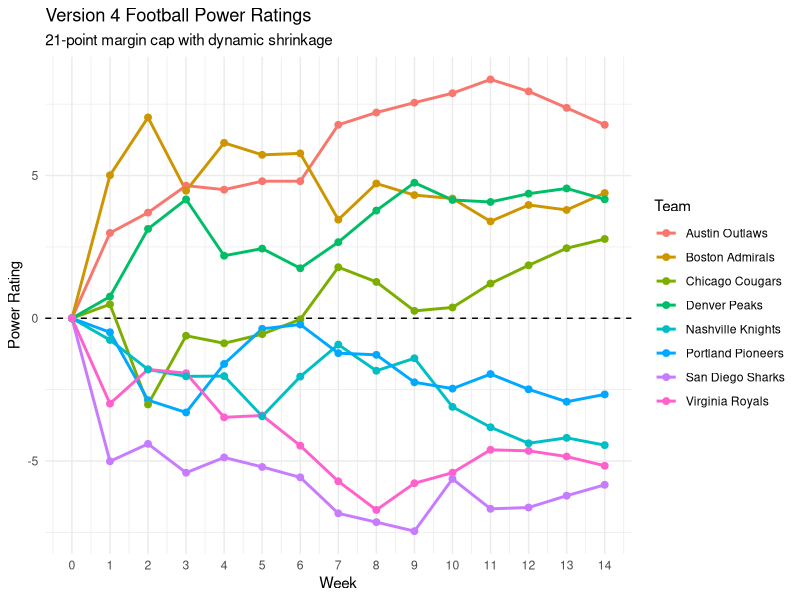
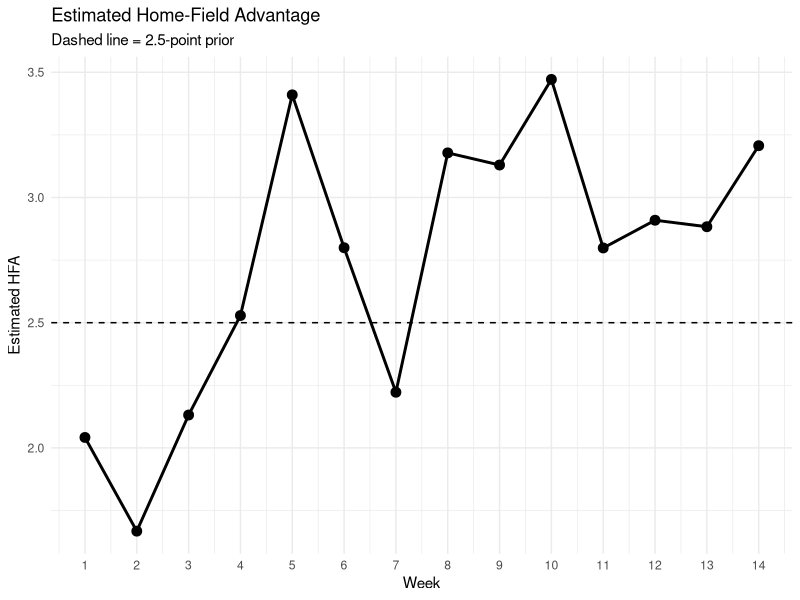
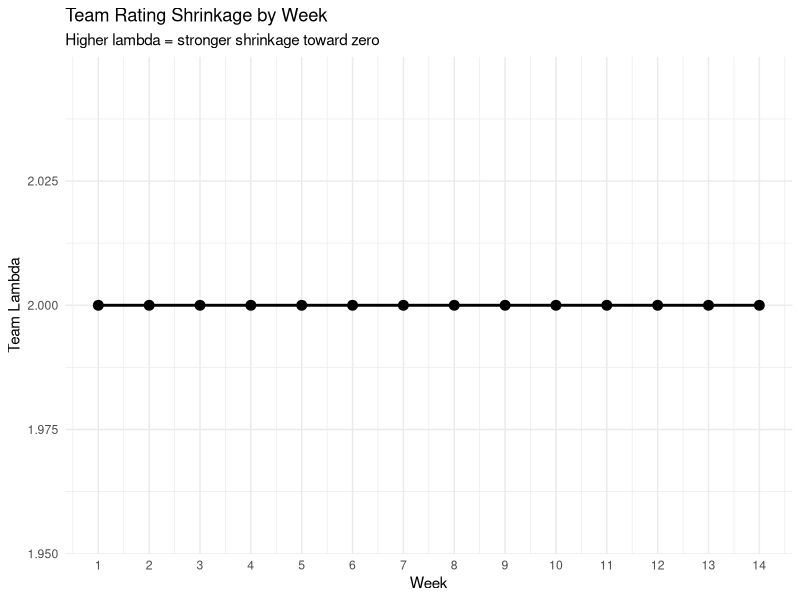
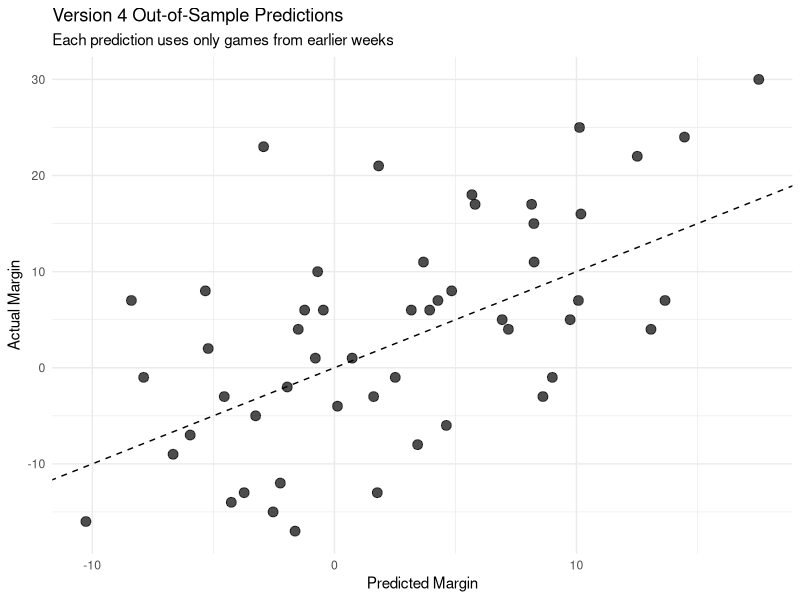
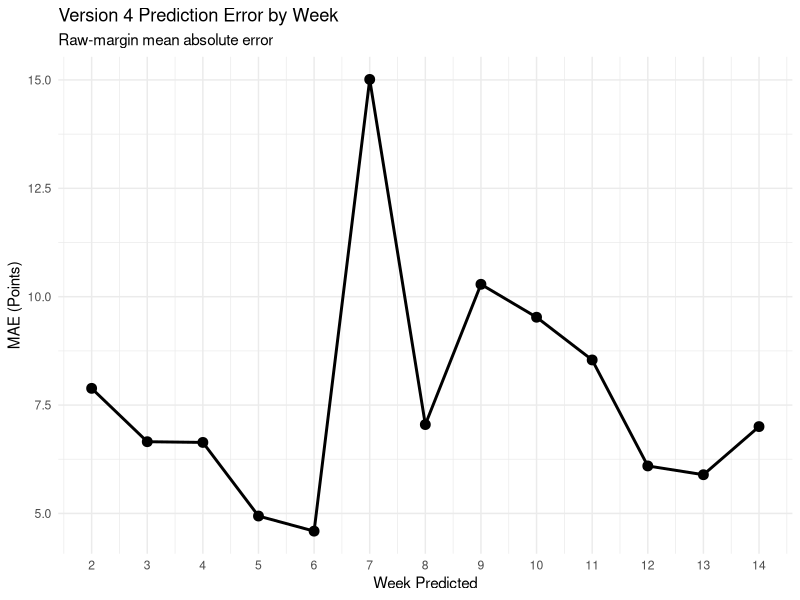
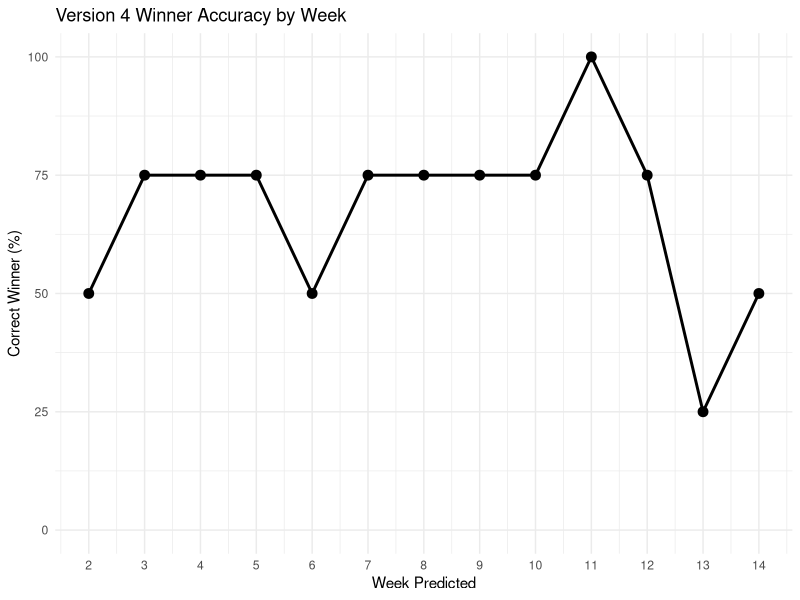

R code for these plots, in order:
# ============================================================
# FOOTBALL POWER RATINGS - VERSION 4
# ============================================================
#
# VERSION 4:
#
# 1. Every team begins at 0.
# 2. No preseason team rankings.
# 3. Scoring margin capped at +/- 21.
# 4. Opponent-adjusted team ratings.
# 5. Home-field advantage included.
# 6. Walk-forward / out-of-sample testing.
# 7. Stronger team shrinkage early in season.
# 8. Team ratings shrink toward 0.
# 9. HFA shrinks toward a prior of 2.5 points.
# 10. Shrinkage becomes weaker as more games are played.
#
#
# Model:
#
# Capped Margin =
#     HFA
#     + Home Team Rating
#     - Away Team Rating
#     + Error
#
#
# Team prior:
#
#     Rating = 0
#
# HFA prior:
#
#     HFA = 2.5
#
# ============================================================



# ============================================================
# 1. LOAD PACKAGE
# ============================================================

# Install once if necessary:
# install.packages("ggplot2")

library(ggplot2)



# ============================================================
# 2. LOAD DATA
# ============================================================

games <- read.csv(
  "football_power_ratings_games.csv",
  stringsAsFactors = FALSE
)


# Inspect data
head(games)

str(games)

dim(games)



# ============================================================
# 3. CREATE BASIC VARIABLES
# ============================================================

# Raw scoring margin from home-team perspective

games$margin <-
  games$home_score -
  games$away_score


# Version 4 scoring margin:
# cap all margins at +/- 21

games$capped_margin <- pmax(
  pmin(
    games$margin,
    21
  ),
  -21
)


# List of all teams

teams <- sort(
  unique(
    c(
      games$home_team,
      games$away_team
    )
  )
)


# Number of weeks

max_week <- max(
  games$week
)


cat(
  "\nTeams:",
  length(teams),
  "\n"
)

cat(
  "Games:",
  nrow(games),
  "\n"
)

cat(
  "Weeks:",
  max_week,
  "\n"
)



# ============================================================
# 4. DYNAMIC SHRINKAGE FUNCTION
# ============================================================

# Early in the season we have very little information.
#
# Therefore:
#
# Team ratings get pulled more strongly toward 0.
#
# HFA gets pulled more strongly toward 2.5.
#
# As teams play more games, shrinkage becomes weaker.


get_shrinkage <- function(
    data,
    league_teams
) {
  
  
  # ----------------------------------------------------------
  # Average games played per team
  # ----------------------------------------------------------
  
  avg_games_played <-
    
    (2 * nrow(data)) /
    
    length(league_teams)
  
  
  
  # ----------------------------------------------------------
  # Determine shrinkage strength
  # ----------------------------------------------------------
  
  if (
    avg_games_played <= 2
  ) {
    
    # Very early season
    
    team_lambda <- 2
    
    hfa_lambda <- 10
    
    
  } else if (
    avg_games_played <= 4
  ) {
    
    # Early season
    
    team_lambda <- 2
    
    hfa_lambda <- 8
    
    
  } else if (
    avg_games_played <= 6
  ) {
    
    # Middle of first half
    
    team_lambda <- 2
    
    hfa_lambda <- 5
    
    
  } else {
    
    # Enough information available
    
    team_lambda <- 2
    
    hfa_lambda <- 2
    
  }
  
  
  
  return(
    
    list(
      
      team_lambda =
        team_lambda,
      
      hfa_lambda =
        hfa_lambda,
      
      avg_games_played =
        avg_games_played
      
    )
    
  )
  
}



# ============================================================
# 5. POWER RATING FUNCTION
# ============================================================

fit_power_ratings <- function(
    data,
    league_teams,
    team_lambda = 2,
    hfa_lambda = 2,
    hfa_prior = 2.5,
    margin_cap = 21
) {
  
  
  # ----------------------------------------------------------
  # Number of games / teams
  # ----------------------------------------------------------
  
  n_games <-
    nrow(data)
  
  
  n_teams <-
    length(league_teams)
  
  
  
  # ----------------------------------------------------------
  # RAW SCORING MARGIN
  # ----------------------------------------------------------
  
  margin <-
    
    data$home_score -
    
    data$away_score
  
  
  
  # ----------------------------------------------------------
  # CAP SCORING MARGIN
  # ----------------------------------------------------------
  
  y <- pmax(
    
    pmin(
      margin,
      margin_cap
    ),
    
    -margin_cap
    
  )
  
  
  
  # ----------------------------------------------------------
  # DESIGN MATRIX
  # ----------------------------------------------------------
  
  X <- matrix(
    
    0,
    
    nrow =
      n_games,
    
    ncol =
      n_teams + 1
    
  )
  
  
  
  colnames(X) <- c(
    
    "HFA",
    
    league_teams
    
  )
  
  
  
  # Every game receives HFA
  
  X[, "HFA"] <- 1
  
  
  
  # ----------------------------------------------------------
  # TEAM EFFECTS
  # ----------------------------------------------------------
  #
  # Home team = +1
  #
  # Away team = -1
  #
  # Other teams = 0
  # ----------------------------------------------------------
  
  for (
    i in seq_len(n_games)
  ) {
    
    
    home <-
      data$home_team[i]
    
    
    away <-
      data$away_team[i]
    
    
    
    X[
      i,
      home
    ] <- 1
    
    
    X[
      i,
      away
    ] <- -1
    
  }
  
  
  
  # ==========================================================
  # RIDGE PENALTY
  # ==========================================================
  #
  # Team ratings:
  #
  #     shrink toward 0
  #
  #
  # HFA:
  #
  #     shrink toward 2.5
  #
  #
  # Larger lambda =
  # stronger belief in prior.
  # ==========================================================
  
  
  penalty <- diag(
    
    c(
      
      hfa_lambda,
      
      rep(
        team_lambda,
        n_teams
      )
      
    )
    
  )
  
  
  
  # ==========================================================
  # PRIOR TARGETS
  # ==========================================================
  #
  # First coefficient = HFA
  #
  # Remaining coefficients = team ratings
  #
  #
  # HFA prior:
  #
  #     2.5
  #
  #
  # Team priors:
  #
  #     0
  # ==========================================================
  
  prior_target <- c(
    
    hfa_prior,
    
    rep(
      0,
      n_teams
    )
    
  )
  
  
  
  # ==========================================================
  # ESTIMATE COEFFICIENTS
  # ==========================================================
  #
  # Penalized regression with non-zero HFA prior.
  #
  #
  # beta =
  #
  # (X'X + P)^(-1)
  #
  # [X'y + P * prior]
  #
  # ==========================================================
  
  
  beta_matrix <- solve(
    
    crossprod(X) +
      penalty,
    
    crossprod(
      X,
      y
    ) +
      
      penalty %*%
      prior_target
    
  )
  
  
  
  # Convert matrix to vector
  
  beta <- as.numeric(
    beta_matrix
  )
  
  
  names(beta) <-
    colnames(X)
  
  
  
  # ----------------------------------------------------------
  # HFA
  # ----------------------------------------------------------
  
  hfa <-
    beta["HFA"]
  
  
  
  # ----------------------------------------------------------
  # TEAM RATINGS
  # ----------------------------------------------------------
  
  ratings <-
    beta[
      league_teams
    ]
  
  
  
  # Center ratings so league average = 0
  
  ratings <-
    
    ratings -
    
    mean(ratings)
  
  
  
  # ----------------------------------------------------------
  # GAMES PLAYED
  # ----------------------------------------------------------
  
  games_played <- sapply(
    
    league_teams,
    
    function(team) {
      
      sum(
        
        data$home_team == team |
          
          data$away_team == team
        
      )
      
    }
    
  )
  
  
  
  # ----------------------------------------------------------
  # CREATE RATING TABLE
  # ----------------------------------------------------------
  
  rating_table <- data.frame(
    
    team =
      league_teams,
    
    rating =
      as.numeric(ratings),
    
    games_played =
      as.numeric(games_played),
    
    stringsAsFactors =
      FALSE
    
  )
  
  
  
  # Rank teams
  
  rating_table$rank <- rank(
    
    -rating_table$rating,
    
    ties.method =
      "min"
    
  )
  
  
  
  # Sort best to worst
  
  rating_table <- rating_table[
    
    order(
      rating_table$rank
    ),
    
  ]
  
  
  rownames(
    rating_table
  ) <- NULL
  
  
  
  # ----------------------------------------------------------
  # RETURN MODEL
  # ----------------------------------------------------------
  
  return(
    
    list(
      
      ratings =
        rating_table,
      
      home_field =
        as.numeric(hfa),
      
      team_lambda =
        team_lambda,
      
      hfa_lambda =
        hfa_lambda,
      
      hfa_prior =
        hfa_prior,
      
      coefficients =
        beta
      
    )
    
  )
  
}



# ============================================================
# 6. WEEK ZERO
# ============================================================

# Before the season:
#
# Every team = 0.
#
# No preseason ranking.

week_zero <- data.frame(
  
  team =
    teams,
  
  rating =
    0,
  
  games_played =
    0,
  
  rank =
    NA,
  
  week =
    0,
  
  home_field =
    2.5,
  
  team_lambda =
    NA,
  
  hfa_lambda =
    NA,
  
  stringsAsFactors =
    FALSE
  
)


print(
  week_zero
)



# ============================================================
# 7. WEEK-BY-WEEK RATINGS
# ============================================================

weekly_rating_list <-
  list()


weekly_rating_list[[1]] <-
  week_zero



for (
  w in 1:max_week
) {
  
  
  # ----------------------------------------------------------
  # Use all games through this week
  # ----------------------------------------------------------
  
  training_games <- games[
    
    games$week <= w,
    
  ]
  
  
  
  # ----------------------------------------------------------
  # Determine shrinkage
  # ----------------------------------------------------------
  
  shrinkage <- get_shrinkage(
    
    data =
      training_games,
    
    league_teams =
      teams
    
  )
  
  
  
  # ----------------------------------------------------------
  # Fit model
  # ----------------------------------------------------------
  
  current_model <- fit_power_ratings(
    
    data =
      training_games,
    
    league_teams =
      teams,
    
    team_lambda =
      shrinkage$team_lambda,
    
    hfa_lambda =
      shrinkage$hfa_lambda,
    
    hfa_prior =
      2.5,
    
    margin_cap =
      21
    
  )
  
  
  
  # ----------------------------------------------------------
  # Extract ratings
  # ----------------------------------------------------------
  
  current_ratings <-
    current_model$ratings
  
  
  
  current_ratings$week <-
    w
  
  
  current_ratings$home_field <-
    current_model$home_field
  
  
  current_ratings$team_lambda <-
    shrinkage$team_lambda
  
  
  current_ratings$hfa_lambda <-
    shrinkage$hfa_lambda
  
  
  
  weekly_rating_list[[w + 1]] <- current_ratings
  
}



# Combine weeks

weekly_ratings <- do.call(
  
  rbind,
  
  weekly_rating_list
  
)


rownames(
  weekly_ratings
) <- NULL



# ============================================================
# 8. WALK-FORWARD PREDICTION
# ============================================================
#
# Week 2 prediction:
#
#     train on Week 1
#
#
# Week 3 prediction:
#
#     train on Weeks 1-2
#
#
# Week 10 prediction:
#
#     train on Weeks 1-9
#
#
# Future games are NEVER included.
# ============================================================


prediction_list <-
  list()



for (
  target_week in 2:max_week
) {
  
  
  # ----------------------------------------------------------
  # TRAIN DATA
  # ----------------------------------------------------------
  
  training_games <- games[
    
    games$week < target_week,
    
  ]
  
  
  
  # ----------------------------------------------------------
  # TEST DATA
  # ----------------------------------------------------------
  
  test_games <- games[
    
    games$week == target_week,
    
  ]
  
  
  
  # ----------------------------------------------------------
  # DETERMINE SHRINKAGE
  # ----------------------------------------------------------
  
  shrinkage <- get_shrinkage(
    
    data =
      training_games,
    
    league_teams =
      teams
    
  )
  
  
  
  # ----------------------------------------------------------
  # FIT MODEL USING PAST GAMES ONLY
  # ----------------------------------------------------------
  
  model <- fit_power_ratings(
    
    data =
      training_games,
    
    league_teams =
      teams,
    
    team_lambda =
      shrinkage$team_lambda,
    
    hfa_lambda =
      shrinkage$hfa_lambda,
    
    hfa_prior =
      2.5,
    
    margin_cap =
      21
    
  )
  
  
  
  # ----------------------------------------------------------
  # CREATE RATING LOOKUP
  # ----------------------------------------------------------
  
  rating_lookup <-
    
    model$ratings$rating
  
  
  names(
    rating_lookup
  ) <-
    
    model$ratings$team
  
  
  
  # ----------------------------------------------------------
  # RATINGS ENTERING THE WEEK
  # ----------------------------------------------------------
  
  test_games$home_rating <-
    
    rating_lookup[
      test_games$home_team
    ]
  
  
  test_games$away_rating <-
    
    rating_lookup[
      test_games$away_team
    ]
  
  
  
  # ----------------------------------------------------------
  # MODEL INFORMATION
  # ----------------------------------------------------------
  
  test_games$estimated_hfa <-
    
    model$home_field
  
  
  test_games$team_lambda <-
    
    shrinkage$team_lambda
  
  
  test_games$hfa_lambda <-
    
    shrinkage$hfa_lambda
  
  
  test_games$avg_games_played <-
    
    shrinkage$avg_games_played
  
  
  
  # ----------------------------------------------------------
  # PREDICTED MARGIN
  # ----------------------------------------------------------
  
  test_games$predicted_margin <-
    
    test_games$home_rating -
    
    test_games$away_rating +
    
    test_games$estimated_hfa
  
  
  
  # ----------------------------------------------------------
  # ACTUAL RAW MARGIN
  # ----------------------------------------------------------
  
  test_games$actual_margin <-
    
    test_games$home_score -
    
    test_games$away_score
  
  
  
  # ----------------------------------------------------------
  # ACTUAL CAPPED MARGIN
  # ----------------------------------------------------------
  
  test_games$actual_capped_margin <- pmax(
    
    pmin(
      
      test_games$actual_margin,
      
      21
      
    ),
    
    -21
    
  )
  
  
  
  # ----------------------------------------------------------
  # RAW ERROR
  # ----------------------------------------------------------
  
  test_games$error_raw <-
    
    test_games$actual_margin -
    
    test_games$predicted_margin
  
  
  
  # ----------------------------------------------------------
  # CAPPED ERROR
  # ----------------------------------------------------------
  
  test_games$error_capped <-
    
    test_games$actual_capped_margin -
    
    test_games$predicted_margin
  
  
  
  # ----------------------------------------------------------
  # WINNER PREDICTION
  # ----------------------------------------------------------
  
  test_games$predicted_home_win <-
    
    test_games$predicted_margin > 0
  
  
  
  test_games$actual_home_win <-
    
    test_games$actual_margin > 0
  
  
  
  test_games$correct_winner <-
    
    test_games$predicted_home_win ==
    
    test_games$actual_home_win
  
  
  
  # ----------------------------------------------------------
  # STORE WEEK
  # ----------------------------------------------------------
  
  prediction_list[[as.character(target_week)]] <- test_games
  
}



# ============================================================
# 9. COMBINE WALK-FORWARD PREDICTIONS
# ============================================================

predictions <- do.call(
  
  rbind,
  
  prediction_list
  
)


rownames(
  predictions
) <- NULL



# ============================================================
# 10. VIEW PREDICTIONS
# ============================================================

cat(
  "\n========================================\n"
)

cat(
  "VERSION 4 OUT-OF-SAMPLE PREDICTIONS\n"
)

cat(
  "========================================\n\n"
)


print(
  
  predictions[
    ,
    c(
      "week",
      "home_team",
      "away_team",
      "home_rating",
      "away_rating",
      "estimated_hfa",
      "team_lambda",
      "hfa_lambda",
      "predicted_margin",
      "actual_margin",
      "correct_winner"
    )
  ]
  
)



# ============================================================
# 11. RAW RMSE
# ============================================================

raw_rmse <- sqrt(
  
  mean(
    predictions$error_raw^2
  )
  
)



# ============================================================
# 12. RAW MAE
# ============================================================

raw_mae <- mean(
  
  abs(
    predictions$error_raw
  )
  
)



# ============================================================
# 13. CAPPED RMSE
# ============================================================

capped_rmse <- sqrt(
  
  mean(
    predictions$error_capped^2
  )
  
)



# ============================================================
# 14. CAPPED MAE
# ============================================================

capped_mae <- mean(
  
  abs(
    predictions$error_capped
  )
  
)



# ============================================================
# 15. PREDICTION CORRELATION
# ============================================================

prediction_correlation <- cor(
  
  predictions$predicted_margin,
  
  predictions$actual_margin
  
)



# ============================================================
# 16. WINNER ACCURACY
# ============================================================

winner_accuracy <- mean(
  
  predictions$correct_winner
  
)



# ============================================================
# 17. PREDICTION BIAS
# ============================================================

# Positive:
#
# Home teams outperform model prediction.
#
# Negative:
#
# Home teams underperform model prediction.

prediction_bias <- mean(
  
  predictions$error_raw
  
)



# ============================================================
# 18. PRINT WALK-FORWARD RESULTS
# ============================================================

cat(
  "\n\n"
)

cat(
  "========================================\n"
)

cat(
  "VERSION 4 WALK-FORWARD RESULTS\n"
)

cat(
  "========================================\n\n"
)


cat(
  "Games Predicted:",
  nrow(predictions),
  "\n\n"
)


cat(
  "RAW MARGIN METRICS\n"
)

cat(
  "------------------\n"
)


cat(
  "RMSE:",
  round(
    raw_rmse,
    3
  ),
  "\n"
)


cat(
  "MAE:",
  round(
    raw_mae,
    3
  ),
  "\n"
)


cat(
  "Prediction Correlation:",
  round(
    prediction_correlation,
    3
  ),
  "\n"
)


cat(
  "Prediction Bias:",
  round(
    prediction_bias,
    3
  ),
  "\n\n"
)



cat(
  "CAPPED MARGIN METRICS\n"
)

cat(
  "---------------------\n"
)


cat(
  "RMSE:",
  round(
    capped_rmse,
    3
  ),
  "\n"
)


cat(
  "MAE:",
  round(
    capped_mae,
    3
  ),
  "\n\n"
)



cat(
  "WINNER ACCURACY\n"
)

cat(
  "---------------\n"
)


cat(
  round(
    winner_accuracy * 100,
    1
  ),
  "%\n"
)



# ============================================================
# 19. WEEK-BY-WEEK PERFORMANCE
# ============================================================

weekly_prediction_list <- lapply(
  
  split(
    predictions,
    predictions$week
  ),
  
  function(x) {
    
    
    data.frame(
      
      week =
        unique(x$week),
      
      games =
        nrow(x),
      
      avg_games_entering_week =
        unique(x$avg_games_played),
      
      team_lambda =
        unique(x$team_lambda),
      
      hfa_lambda =
        unique(x$hfa_lambda),
      
      estimated_hfa =
        unique(x$estimated_hfa),
      
      raw_MAE =
        mean(
          abs(x$error_raw)
        ),
      
      raw_RMSE =
        sqrt(
          mean(
            x$error_raw^2
          )
        ),
      
      capped_MAE =
        mean(
          abs(x$error_capped)
        ),
      
      capped_RMSE =
        sqrt(
          mean(
            x$error_capped^2
          )
        ),
      
      winner_accuracy =
        mean(
          x$correct_winner
        ),
      
      mean_error =
        mean(
          x$error_raw
        )
      
    )
    
  }
  
)



weekly_performance <- do.call(
  
  rbind,
  
  weekly_prediction_list
  
)


rownames(
  weekly_performance
) <- NULL



cat(
  "\n\n"
)

cat(
  "========================================\n"
)

cat(
  "VERSION 4 PERFORMANCE BY WEEK\n"
)

cat(
  "========================================\n\n"
)


print(
  weekly_performance
)



# ============================================================
# 20. FINAL MODEL
# ============================================================

final_shrinkage <- get_shrinkage(
  
  data =
    games,
  
  league_teams =
    teams
  
)



final_model <- fit_power_ratings(
  
  data =
    games,
  
  league_teams =
    teams,
  
  team_lambda =
    final_shrinkage$team_lambda,
  
  hfa_lambda =
    final_shrinkage$hfa_lambda,
  
  hfa_prior =
    2.5,
  
  margin_cap =
    21
  
)



final_ratings <-
  final_model$ratings



cat(
  "\n\n"
)

cat(
  "========================================\n"
)

cat(
  "FINAL VERSION 4 POWER RATINGS\n"
)

cat(
  "========================================\n\n"
)


print(
  final_ratings
)


cat(
  "\nFinal Estimated HFA:",
  round(
    final_model$home_field,
    2
  ),
  "points\n"
)



# ============================================================
# 21. HFA HISTORY
# ============================================================

hfa_history <- weekly_ratings[
  
  !duplicated(
    weekly_ratings$week
  ),
  
  c(
    "week",
    "home_field",
    "team_lambda",
    "hfa_lambda"
  )
  
]


print(
  hfa_history
)



# ============================================================
# 22. PLOT POWER RATINGS
# ============================================================

rating_plot <- ggplot(
  
  weekly_ratings,
  
  aes(
    x = week,
    y = rating,
    color = team
  )
  
) +
  
  geom_hline(
    
    yintercept = 0,
    
    linetype = "dashed"
    
  ) +
  
  geom_line(
    linewidth = 1
  ) +
  
  geom_point(
    size = 2
  ) +
  
  scale_x_continuous(
    breaks = 0:max_week
  ) +
  
  labs(
    
    title =
      "Version 4 Football Power Ratings",
    
    subtitle =
      "21-point margin cap with dynamic shrinkage",
    
    x =
      "Week",
    
    y =
      "Power Rating",
    
    color =
      "Team"
    
  ) +
  
  theme_minimal()


print(
  rating_plot
)



# ============================================================
# 23. PLOT HFA OVER TIME
# ============================================================

hfa_plot <- ggplot(
  
  hfa_history[
    hfa_history$week > 0,
  ],
  
  aes(
    x = week,
    y = home_field
  )
  
) +
  
  geom_hline(
    
    yintercept = 2.5,
    
    linetype = "dashed"
    
  ) +
  
  geom_line(
    linewidth = 1
  ) +
  
  geom_point(
    size = 3
  ) +
  
  scale_x_continuous(
    breaks = 1:max_week
  ) +
  
  labs(
    
    title =
      "Estimated Home-Field Advantage",
    
    subtitle =
      "Dashed line = 2.5-point prior",
    
    x =
      "Week",
    
    y =
      "Estimated HFA"
    
  ) +
  
  theme_minimal()


print(
  hfa_plot
)



# ============================================================
# 24. PLOT TEAM LAMBDA
# ============================================================

lambda_plot <- ggplot(
  
  hfa_history[
    hfa_history$week > 0,
  ],
  
  aes(
    x = week,
    y = team_lambda
  )
  
) +
  
  geom_step(
    linewidth = 1
  ) +
  
  geom_point(
    size = 3
  ) +
  
  scale_x_continuous(
    breaks = 1:max_week
  ) +
  
  labs(
    
    title =
      "Team Rating Shrinkage by Week",
    
    subtitle =
      "Higher lambda = stronger shrinkage toward zero",
    
    x =
      "Week",
    
    y =
      "Team Lambda"
    
  ) +
  
  theme_minimal()


print(
  lambda_plot
)



# ============================================================
# 25. PLOT PREDICTED VS ACTUAL
# ============================================================

prediction_plot <- ggplot(
  
  predictions,
  
  aes(
    x = predicted_margin,
    y = actual_margin
  )
  
) +
  
  geom_point(
    size = 3,
    alpha = 0.7
  ) +
  
  geom_abline(
    
    intercept = 0,
    
    slope = 1,
    
    linetype = "dashed"
    
  ) +
  
  labs(
    
    title =
      "Version 4 Out-of-Sample Predictions",
    
    subtitle =
      "Each prediction uses only games from earlier weeks",
    
    x =
      "Predicted Margin",
    
    y =
      "Actual Margin"
    
  ) +
  
  theme_minimal()


print(
  prediction_plot
)



# ============================================================
# 26. PLOT WEEKLY MAE
# ============================================================

weekly_error_plot <- ggplot(
  
  weekly_performance,
  
  aes(
    x = week,
    y = raw_MAE
  )
  
) +
  
  geom_line(
    linewidth = 1
  ) +
  
  geom_point(
    size = 3
  ) +
  
  scale_x_continuous(
    breaks = 2:max_week
  ) +
  
  labs(
    
    title =
      "Version 4 Prediction Error by Week",
    
    subtitle =
      "Raw-margin mean absolute error",
    
    x =
      "Week Predicted",
    
    y =
      "MAE (Points)"
    
  ) +
  
  theme_minimal()


print(
  weekly_error_plot
)



# ============================================================
# 27. PLOT WINNER ACCURACY
# ============================================================

weekly_accuracy_plot <- ggplot(
  
  weekly_performance,
  
  aes(
    x = week,
    y = winner_accuracy * 100
  )
  
) +
  
  geom_line(
    linewidth = 1
  ) +
  
  geom_point(
    size = 3
  ) +
  
  scale_x_continuous(
    breaks = 2:max_week
  ) +
  
  scale_y_continuous(
    limits = c(
      0,
      100
    )
  ) +
  
  labs(
    
    title =
      "Version 4 Winner Accuracy by Week",
    
    x =
      "Week Predicted",
    
    y =
      "Correct Winner (%)"
    
  ) +
  
  theme_minimal()


print(
  weekly_accuracy_plot
)



# ============================================================
# 28. BEST AND WORST PREDICTIONS
# ============================================================

predictions$absolute_error <-
  
  abs(
    predictions$error_raw
  )



# Best predictions

best_predictions <- predictions[
  
  order(
    predictions$absolute_error
  ),
  
]


cat(
  "\n\n"
)

cat(
  "========================================\n"
)

cat(
  "10 BEST VERSION 4 PREDICTIONS\n"
)

cat(
  "========================================\n\n"
)


print(
  
  head(
    
    best_predictions[
      ,
      c(
        "week",
        "home_team",
        "away_team",
        "predicted_margin",
        "actual_margin",
        "absolute_error"
      )
    ],
    
    10
    
  )
  
)



# Worst predictions

worst_predictions <- predictions[
  
  order(
    -predictions$absolute_error
  ),
  
]


cat(
  "\n\n"
)

cat(
  "========================================\n"
)

cat(
  "10 WORST VERSION 4 PREDICTIONS\n"
)

cat(
  "========================================\n\n"
)


print(
  
  head(
    
    worst_predictions[
      ,
      c(
        "week",
        "home_team",
        "away_team",
        "predicted_margin",
        "actual_margin",
        "absolute_error"
      )
    ],
    
    10
    
  )
  
)



# ============================================================
# 29. SAVE RESULTS
# ============================================================

write.csv(
  
  predictions,
  
  "version4_walk_forward_predictions.csv",
  
  row.names = FALSE
  
)


write.csv(
  
  weekly_performance,
  
  "version4_weekly_performance.csv",
  
  row.names = FALSE
  
)


write.csv(
  
  weekly_ratings,
  
  "version4_weekly_ratings.csv",
  
  row.names = FALSE
  
)


write.csv(
  
  final_ratings,
  
  "version4_final_power_ratings.csv",
  
  row.names = FALSE
  
)


write.csv(
  
  hfa_history,
  
  "version4_hfa_history.csv",
  
  row.names = FALSE
  
)



# ============================================================
# 30. FINAL SUMMARY
# ============================================================

cat(
  "\n\n"
)

cat(
  "========================================\n"
)

cat(
  "VERSION 4 FINAL SUMMARY\n"
)

cat(
  "========================================\n\n"
)


cat(
  "Margin Cap: +/- 21 points\n"
)


cat(
  "HFA Prior: 2.5 points\n"
)


cat(
  "First Predicted Week: 2\n"
)


cat(
  "Last Predicted Week:",
  max_week,
  "\n"
)


cat(
  "Out-of-Sample Games:",
  nrow(predictions),
  "\n\n"
)



cat(
  "Raw Margin RMSE:",
  round(
    raw_rmse,
    2
  ),
  "\n"
)


cat(
  "Raw Margin MAE:",
  round(
    raw_mae,
    2
  ),
  "\n"
)


cat(
  "Capped Margin RMSE:",
  round(
    capped_rmse,
    2
  ),
  "\n"
)


cat(
  "Capped Margin MAE:",
  round(
    capped_mae,
    2
  ),
  "\n"
)


cat(
  "Predicted vs Actual Correlation:",
  round(
    prediction_correlation,
    3
  ),
  "\n"
)


cat(
  "Winner Accuracy:",
  round(
    winner_accuracy * 100,
    1
  ),
  "%\n"
)


cat(
  "Prediction Bias:",
  round(
    prediction_bias,
    2
  ),
  "points\n\n"
)



cat(
  "Final Team Lambda:",
  final_shrinkage$team_lambda,
  "\n"
)


cat(
  "Final HFA Lambda:",
  final_shrinkage$hfa_lambda,
  "\n"
)


cat(
  "Final Estimated HFA:",
  round(
    final_model$home_field,
    2
  ),
  "points\n\n"
)


cat(
  "FINAL RATINGS:\n\n"
)


print(
  final_ratings
)



# ============================================================
# END VERSION 4
# ============================================================
